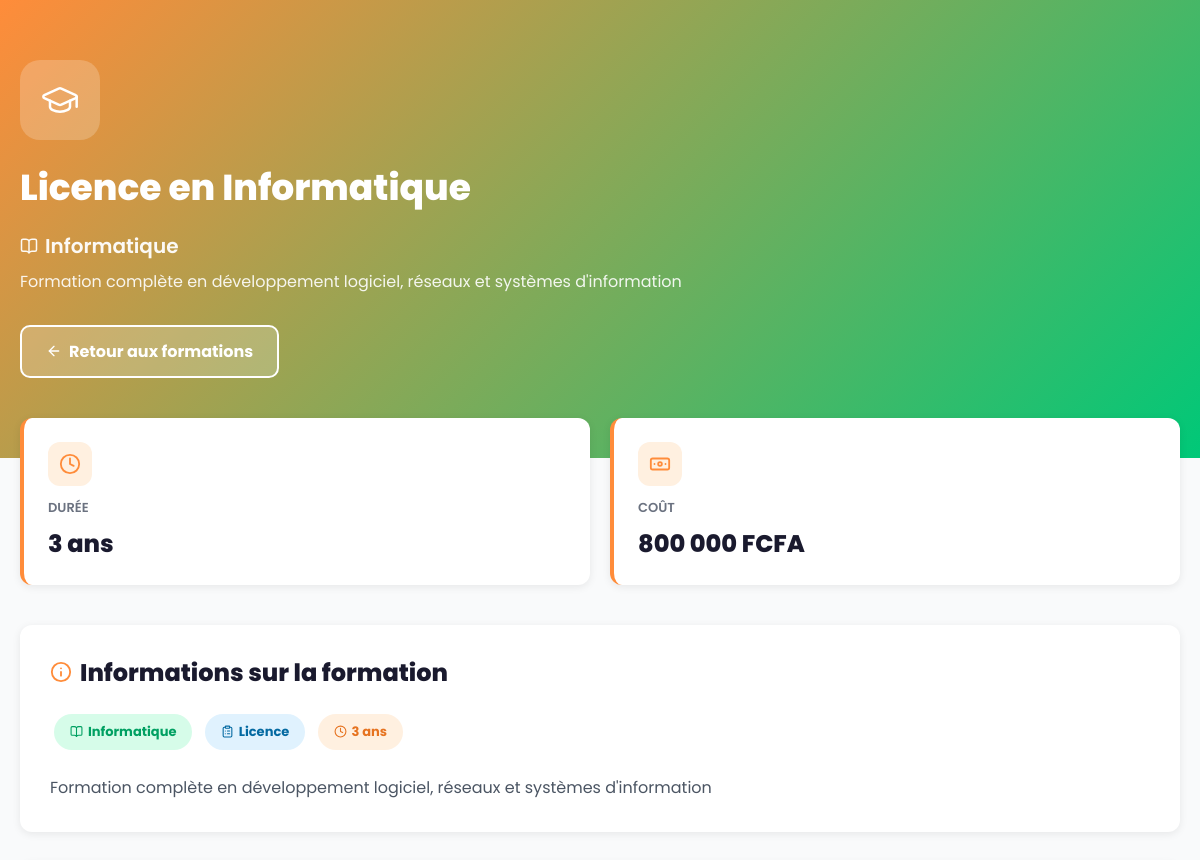
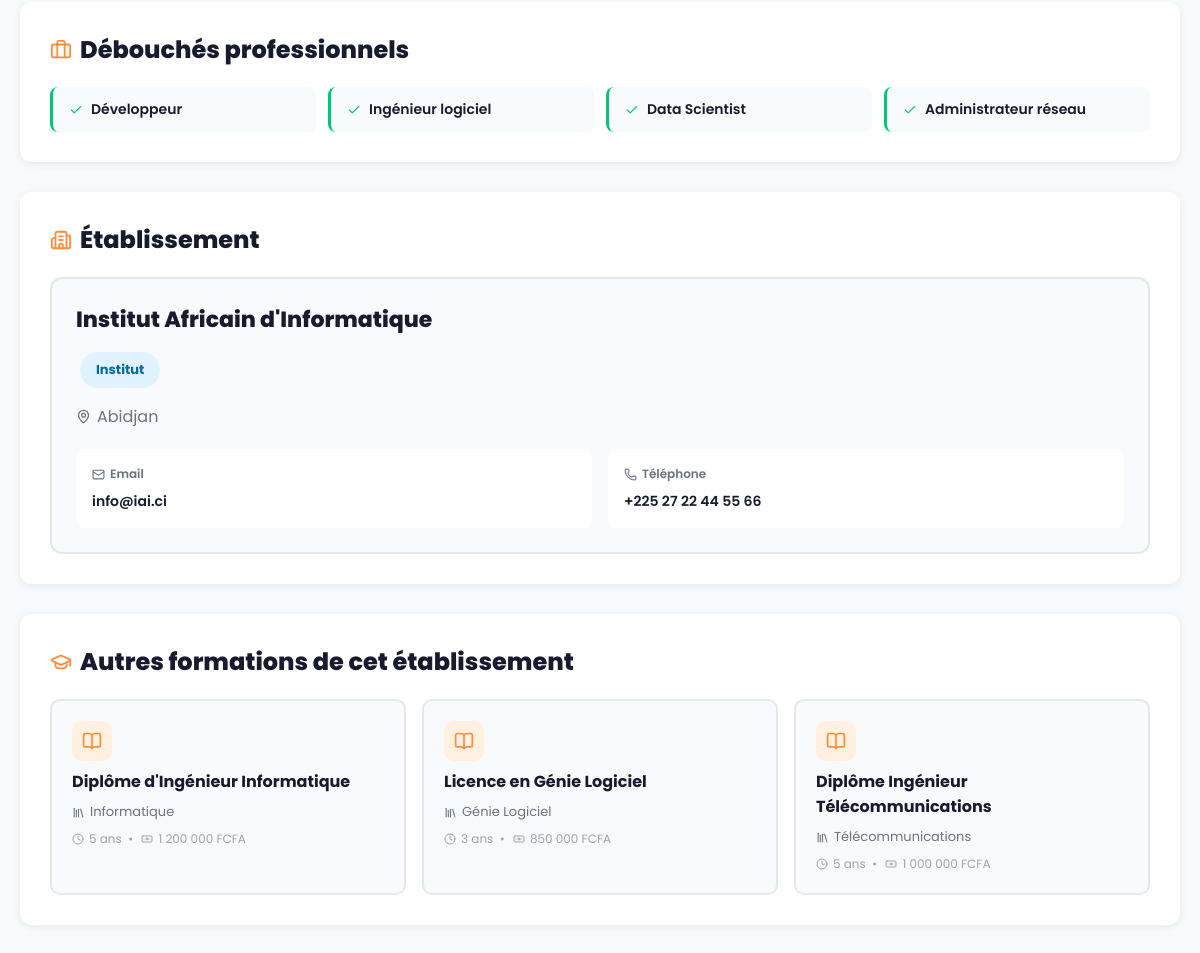
Screenshot of /detail_formation.php?id=1 with the database file from the repository (2 pictures, top to bottom).
### tables this page shows
CREATE TABLE `offre_formation` (
  `id_offre` int(11) NOT NULL,
  `id_etablissement` int(11) NOT NULL,
  `id_filiere` int(11) NOT NULL,
  `titre_offre` varchar(200) NOT NULL,
  `type_formation` enum('licence','master','doctorat','bts','diplome_ingenieur','autre') NOT NULL,
  `duree` varchar(50) NOT NULL,
  `cout` decimal(10,2) NOT NULL DEFAULT 0.00,
  `places_disponibles` int(11) DEFAULT 0,
  `date_debut` date DEFAULT NULL,
  `date_limite_inscription` date DEFAULT NULL,
  `actif` tinyint(1) DEFAULT 1,
  `date_creation` datetime NOT NULL DEFAULT current_timestamp()
);

CREATE TABLE `filiere` (
  `id_filiere` int(11) NOT NULL,
  `nom_filiere` varchar(150) NOT NULL,
  `description` text DEFAULT NULL,
  `matieres_principales` text DEFAULT NULL,
  `icone` varchar(50) DEFAULT NULL,
  `duree_annees` int(11) NOT NULL DEFAULT 3,
  `cout_moyen` decimal(10,2) DEFAULT 0.00,
  `debouches` text DEFAULT NULL,
  `conditions_admission` text DEFAULT NULL,
  `actif` tinyint(1) DEFAULT 1,
  `date_creation` datetime NOT NULL DEFAULT current_timestamp()
);

CREATE TABLE `etablissement` (
  `id_etablissement` int(11) NOT NULL,
  `nom_etablissement` varchar(200) NOT NULL,
  `type_etablissement` enum('universite','grande_ecole','institut','lycee_technique','autre') NOT NULL,
  `ville` varchar(100) NOT NULL,
  `adresse` text DEFAULT NULL,
  `telephone` varchar(20) DEFAULT NULL,
  `email` varchar(150) DEFAULT NULL,
  `site_web` varchar(255) DEFAULT NULL,
  `description` text DEFAULT NULL,
  `logo` varchar(255) DEFAULT NULL,
  `actif` tinyint(1) DEFAULT 1,
  `date_creation` datetime NOT NULL DEFAULT current_timestamp()
);

### detail_formation.php (the view, shortened to what this page needs)
<?php
try {
    $pdo = new PDO("mysql:host=localhost;dbname=boussolescolaire;charset=utf8mb4", "root", "");
    $pdo->setAttribute(PDO::ATTR_ERRMODE, PDO::ERRMODE_EXCEPTION);
} catch (PDOException $e) {
    die("Erreur : " . $e->getMessage());
}
$id_offre = isset($_GET['id']) ? (int)$_GET['id'] : 0;
function isEmoji($str) {
    return mb_strlen($str) <= 4 && preg_match('/[\x{1F300}-\x{1F9FF}\x{2600}-\x{26FF}\x{2700}-\x{27BF}]/u', $str);
}
$stmt = $pdo->prepare("
    SELECT
        o.id_offre, o.titre_offre, o.type_formation, o.duree, o.cout,
        o.places_disponibles, o.date_debut, o.date_limite_inscription,
        f.nom_filiere, f.description as filiere_description, f.icone, f.debouches,
        e.nom_etablissement, e.ville, e.type_etablissement, e.adresse, e.email, e.telephone, e.site_web
    FROM offre_formation o
    JOIN filiere f ON o.id_filiere = f.id_filiere
    JOIN etablissement e ON o.id_etablissement = e.id_etablissement
    WHERE o.id_offre = ? AND o.actif = 1
");
$stmt->execute([$id_offre]);
$formation = $stmt->fetch(PDO::FETCH_ASSOC);
$stmt = $pdo->prepare("
    SELECT o.id_offre, o.titre_offre, o.duree, o.cout, f.nom_filiere, f.icone
    FROM offre_formation o
    JOIN filiere f ON o.id_filiere = f.id_filiere
    WHERE o.id_etablissement = (SELECT id_etablissement FROM offre_formation WHERE id_offre = ?)
    AND o.id_offre != ? AND o.actif = 1
    LIMIT 5
");
$stmt->execute([$id_offre, $id_offre]);
$autres_formations = $stmt->fetchAll(PDO::FETCH_ASSOC);
?>
<!DOCTYPE html>
<html lang="fr">
<head>
</head>
<body>
<div class="header">
    <div class="header-content">
        <?php if (isEmoji($formation['icone'])): ?>
            <div style="font-size:48px; margin-bottom:20px;"><?php echo $formation['icone']; ?></div>
        <?php else: ?>
            <div class="header-icon">
                <i data-lucide="graduation-cap"></i>
            </div>
        <?php endif; ?>
        <h1><?php echo htmlspecialchars($formation['titre_offre']); ?></h1>
        <p class="subtitle">
            <i data-lucide="book-open"></i>
            <?php echo htmlspecialchars($formation['nom_filiere']); ?>
        </p>
        <p class="description"><?php echo htmlspecialchars($formation['filiere_description']); ?></p>
        <a href="formations.php" class="btn-back">
            <i data-lucide="arrow-left"></i> Retour aux formations
        </a>
    </div>
</div>
<div class="content">
    <div class="info-grid">
        <div class="info-card">
            <div class="info-icon"><i data-lucide="clock"></i></div>
            <div class="info-label">Durée</div>
            <div class="info-value"><?php echo htmlspecialchars($formation['duree']); ?></div>
        </div>
        <div class="info-card">
            <div class="info-icon"><i data-lucide="banknote"></i></div>
            <div class="info-label">Coût</div>
            <div class="info-value"><?php echo number_format($formation['cout'], 0, ',', ' '); ?> FCFA</div>
        </div>
    </div>
    <div class="section">
        <div class="section-title">
            <i data-lucide="info"></i> Informations sur la formation
        </div>
        <div style="margin-bottom: 20px;">
            <span class="badge badge-green">
                <i data-lucide="book-open"></i> <?php echo htmlspecialchars($formation['nom_filiere']); ?>
            </span>
            <span class="badge badge-blue">
                <i data-lucide="clipboard-list"></i> <?php echo ucfirst(htmlspecialchars($formation['type_formation'])); ?>
            </span>
            <span class="badge badge-orange">
                <i data-lucide="clock"></i> <?php echo htmlspecialchars($formation['duree']); ?>
            </span>
        </div>
        <p style="color: #4b5563; line-height: 1.8;">
            <?php echo nl2br(htmlspecialchars($formation['filiere_description'])); ?>
        </p>
    </div>
    <?php if ($formation['debouches']): ?>
    <div class="section">
        <div class="section-title">
            <i data-lucide="briefcase"></i> Débouchés professionnels
        </div>
        <div class="debouches-grid">
            <?php foreach (explode(',', $formation['debouches']) as $debouche): ?>
            <div class="debouche-item">
                <i data-lucide="check"></i>
                <?php echo trim(htmlspecialchars($debouche)); ?>
            </div>
            <?php endforeach; ?>
        </div>
    </div>
    <?php endif; ?>
    <div class="section">
        <div class="section-title">
            <i data-lucide="building-2"></i> Établissement
        </div>
        <div class="etablissement-box">
            <h3><?php echo htmlspecialchars($formation['nom_etablissement']); ?></h3>
            <span class="badge badge-blue">
                <?php echo ucfirst(str_replace('_', ' ', htmlspecialchars($formation['type_etablissement']))); ?>
            </span>
            <?php if ($formation['ville']): ?>
            <p class="location-row">
                <i data-lucide="map-pin"></i>
                <?php echo htmlspecialchars($formation['ville']); ?>
            </p>
            <?php endif; ?>
            <div class="contact-grid">
                <?php if ($formation['email']): ?>
                <div class="contact-item">
                    <div class="contact-label"><i data-lucide="mail"></i> Email</div>
                    <div class="contact-value"><?php echo htmlspecialchars($formation['email']); ?></div>
                </div>
                <?php endif; ?>
                <?php if ($formation['telephone']): ?>
                <div class="contact-item">
                    <div class="contact-label"><i data-lucide="phone"></i> Téléphone</div>
                    <div class="contact-value"><?php echo htmlspecialchars($formation['telephone']); ?></div>
                </div>
                <?php endif; ?>
            </div>
        </div>
    </div>
    <?php if (count($autres_formations) > 0): ?>
    <div class="section">
        <div class="section-title">
            <i data-lucide="graduation-cap"></i> Autres formations de cet établissement
        </div>
        <div class="autres-formations">
            <?php foreach ($autres_formations as $autre): ?>
            <a href="detail_formation.php?id=<?php echo $autre['id_offre']; ?>" class="autre-card">
                <?php if (isEmoji($autre['icone'])): ?>
                <div style="font-size:24px; margin-bottom:8px;"><?php echo $autre['icone']; ?></div>
                <?php else: ?>
                <div style="width:40px;height:40px;background:#fff0e0;border-radius:10px;display:flex;align-items:center;justify-content:center;margin-bottom:8px;">
                    <i data-lucide="book-open" style="width:20px;height:20px;color:#ff8c3a;"></i>
                </div>
                <?php endif; ?>
                <h4><?php echo htmlspecialchars($autre['titre_offre']); ?></h4>
                <div class="autre-card-meta">
                    <i data-lucide="library"></i>
                    <?php echo htmlspecialchars($autre['nom_filiere']); ?>
                </div>
                <div class="autre-card-footer">
                    <i data-lucide="clock"></i> <?php echo htmlspecialchars($autre['duree']); ?>
                    &nbsp;•&nbsp;
                    <i data-lucide="banknote"></i> <?php echo number_format($autre['cout'], 0, ',', ' '); ?> FCFA
                </div>
            </a>
            <?php endforeach; ?>
        </div>
    </div>
    <?php endif; ?>
</div>
</body>
</html>

### rows the page displays
offre_formation: titre_offre "Licence en Informatique", id_filiere.nom_filiere "Informatique", id_filiere.description "Formation complète en développement logiciel, réseaux et systèmes d'information", duree "3 ans", cout "800 000", type_formation "Licence", id_filiere.debouches "Développeur", id_filiere.debouches "Ingénieur logiciel", id_filiere.debouches "Data Scientist", id_filiere.debouches "Administrateur réseau", id_etablissement.nom_etablissement "Institut Africain d'Informatique", id_etablissement.type_etablissement "Institut", id_etablissement.ville "Abidjan", id_etablissement.email "info@iai.ci", id_etablissement.telephone "+225 27 22 44 55 66"
offre_formation: titre_offre "Diplôme d'Ingénieur Informatique", id_filiere.nom_filiere "Informatique", duree "5 ans", cout "1 200 000"
offre_formation: titre_offre "Licence en Génie Logiciel", id_filiere.nom_filiere "Génie Logiciel", duree "3 ans", cout "850 000"
offre_formation: titre_offre "Diplôme Ingénieur Télécommunications", id_filiere.nom_filiere "Télécommunications", duree "5 ans", cout "1 000 000"
